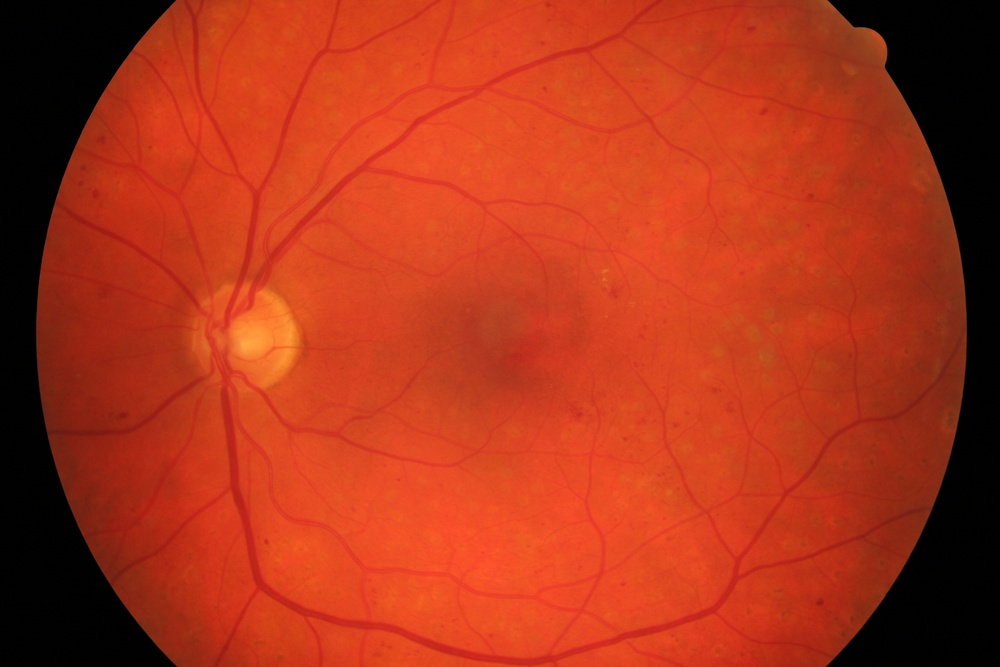
#> input picture files/images/01_dr.jpg, 1000 x 667 px, shrunk from 3504 x 2336 before the run
$ python -i ftlib.py   (imports and definitions only)   (Python 2 division)
#> lines starting #> are read from the running program, lines starting #| are printed output that depends on the picture
#> further down, picture is the input picture: shape (667, 1000, 3); mean B, G, R 25.5, 52.8, 172.2
import cv2
import numpy as np

show_images = 1

def fastThin(img_ori):
  obj = 0
  bg = 255
  img = img_ori.copy()
  if(show_images):
    cv2.imshow('pre morphology',img)
  img = morphology(img)
  cleanCorners(img)
  if(show_images):
    cv2.imshow('morphology',img)
  eraseTwoByTwos(img)
  if(show_images):
    cv2.imshow('morphology + eraseTwoByTwos',img)
  eraseLadders(img)
  if(show_images):
    cv2.imshow('morphology + eraseTwoByTwos + eraseLadders',img)
  return img

def morphology(img):
  # inverts the image to execute easier operations (sum and subtraction)
  a, img = cv2.threshold(img,100,255,cv2.THRESH_BINARY_INV)
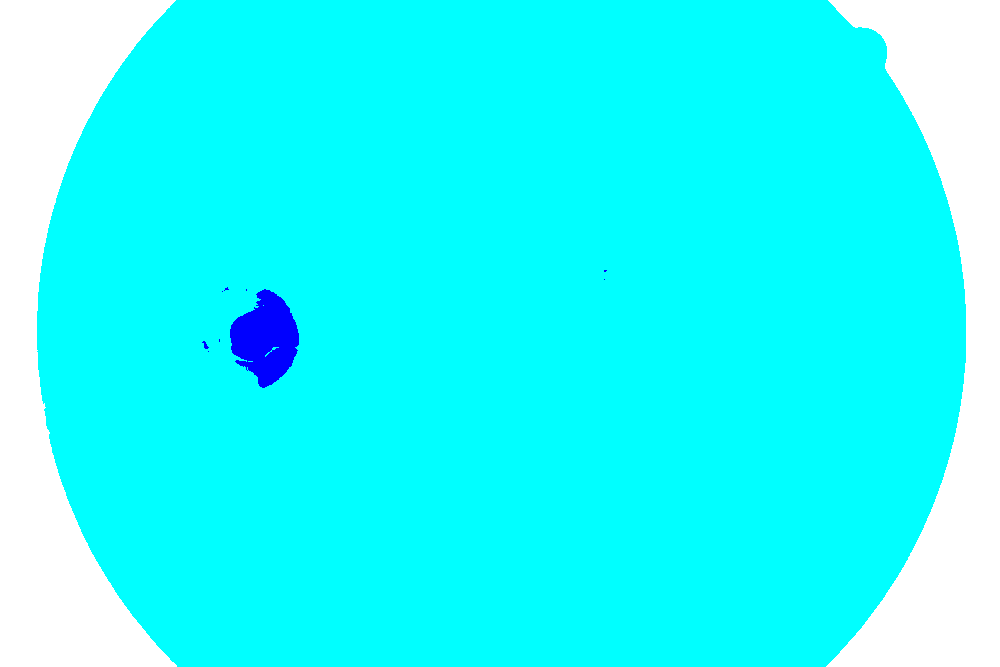
#> img: shape (667, 1000, 3); mean of channels 0, 1, 2 255, 253.3, 40; drawn as B, G, R
  # generates 3 by 3 cross kernel
  kernel = cv2.getStructuringElement(cv2.MORPH_CROSS,(3,3))
  # iteration counter
  iteration = 0

  while 1:
    iteration += 1
    print "Running iteration",iteration,"of morphology" # "Running iteration x"
    #erosion
    last_img = img.copy()
    ero = cv2.erode(img,kernel,iterations = 1)
    #dilation
    dil = cv2.dilate(ero,kernel,iterations = 1)
    # result = original - dilated + eroded
    img -= dil
    img += ero
    # ends loop if result is the same from last iteration
    if cv2.compare(img, last_img, cv2.CMP_EQ).all():
      break
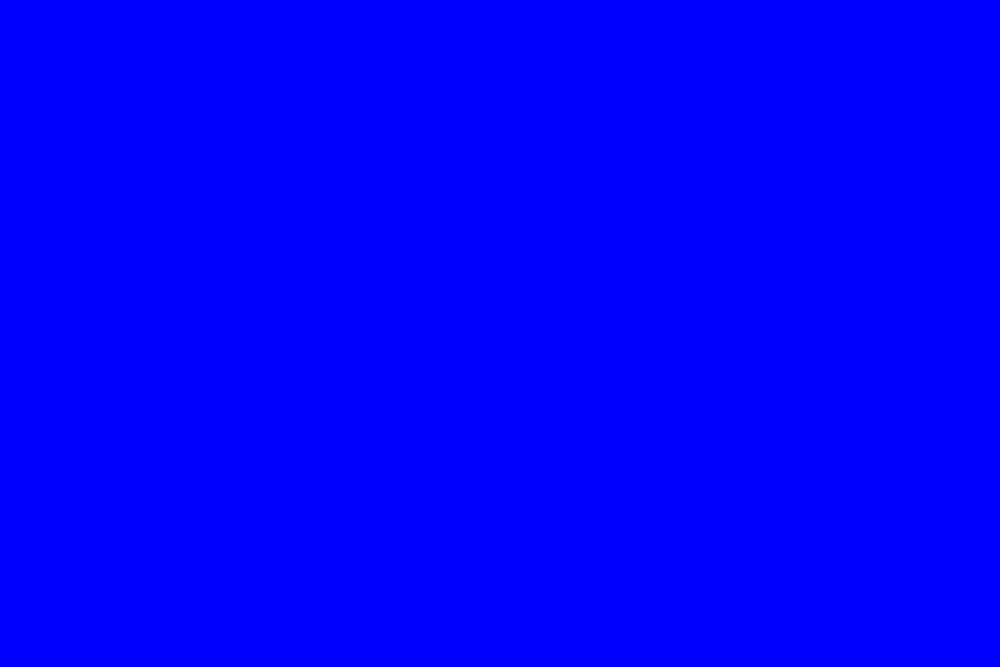
#> ero: shape (667, 1000, 3); mean of channels 0, 1, 2 255, 0, 0; drawn as B, G, R
#> after the loop, iteration = 782
  a, img = cv2.threshold(img,100,255,cv2.THRESH_BINARY_INV) # inverts back the image
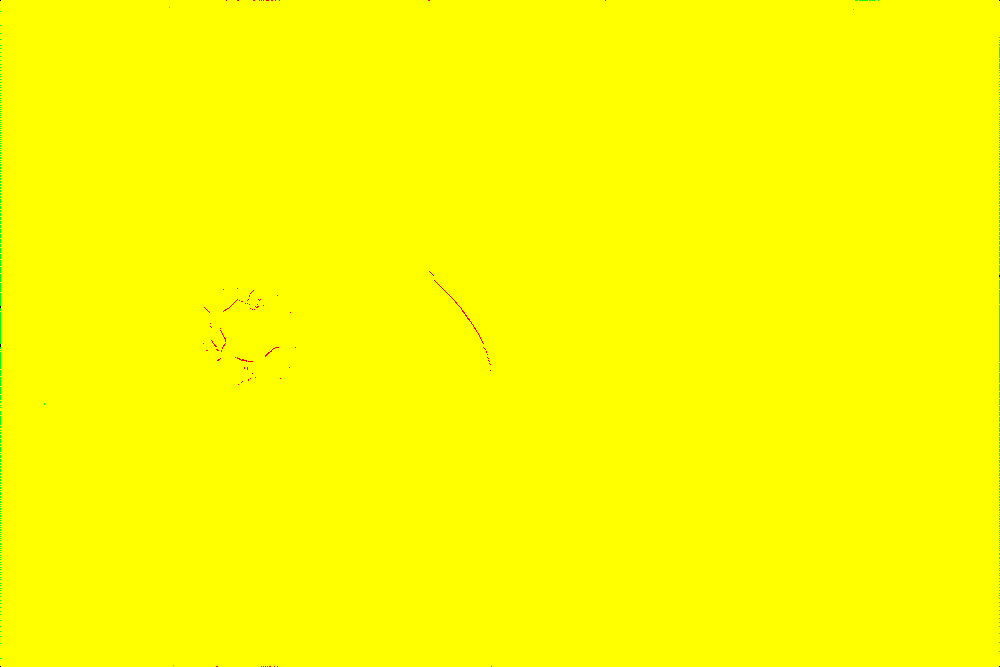
#> img: shape (667, 1000, 3); mean of channels 0, 1, 2 0, 254.9, 254.7; drawn as B, G, R
  return img

# came up with this one by myself, if anyone finds a better way of detecting/reducing interest areas please tell me
def eraseTwoByTwos(img):
  altura = img.shape[0]
  largura = img.shape[1]
  obj = 0
  bg = 255
  for y in xrange(1,altura-2):
    for x in xrange(1,largura-2):
      #centrais
      c1 = img[y,x]
      c2 = img[y,x+1]
      c3 = img[y+1,x]
      c4 = img[y+1,x+1]
      if(c1 == obj and c2 == obj and c3 == obj and c4 == obj):
        if img[y-1,x-1]!=obj:
          img[y,x] = bg
          pass
        elif img[y-1,x+2]!=obj:
          img[y,x+1]=bg
          pass
        elif img[y+2,x-1]!=obj:
          img[y+1,x]=bg
          pass
        elif img[y+2,x+2]!=obj:
          img[y+1,x+1]=bg
          pass
        #vizinhos
        v1  = img[y-1,x-1]
        v2  = img[y-1,x]
        v3  = img[y-1,x+1]
        v4  = img[y-1,x+2]
        v5  = img[y,x+2]
        v6  = img[y+1,x+2]
        v7  = img[y+2,x+2]
        v8  = img[y+2,x+1]
        v9  = img[y+2,x]
        v10 = img[y+2,x-1]
        v11 = img[y+1,x-1]
        v12 = img[y,x-1]
        vizinhos = [v12,v1,v2,v3,v4,v5,v6,v7,v8,v9,v10,v11]

# sets the borders of the image as bg
def cleanCorners(img):
  altura = img.shape[0]
#> altura = 667
  largura = img.shape[1]
#> largura = 1000
  bg = 255
  img[0:altura,0] = bg
  img[0,0:largura] = bg
  img[0:altura,largura-1] = bg
  img[altura-1,0:largura] = bg
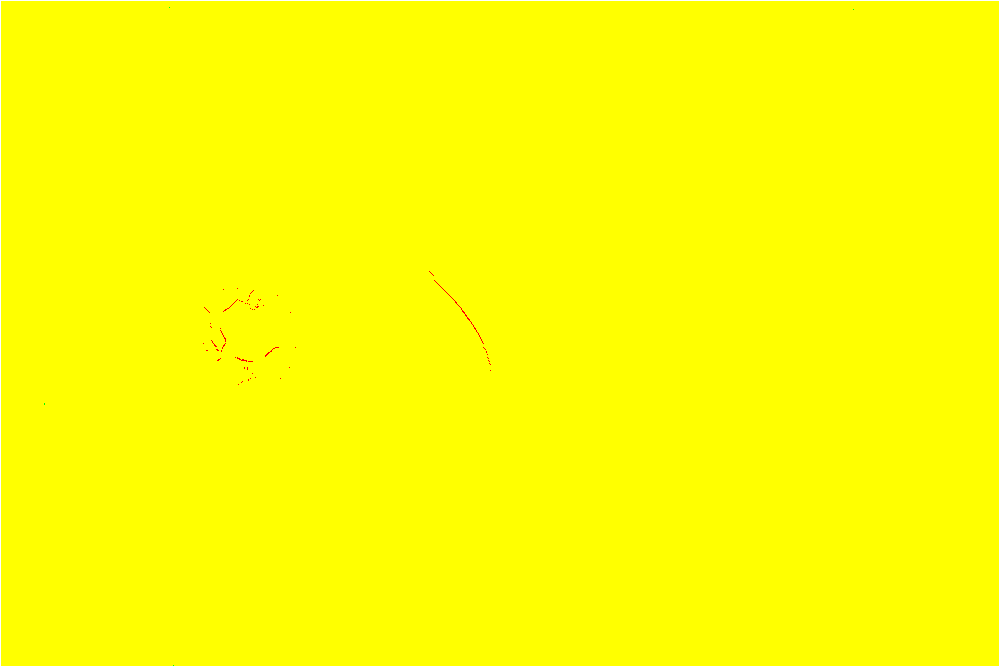
#> img: shape (667, 1000, 3); mean of channels 0, 1, 2 1.3, 254.9, 255; drawn as B, G, R

# used in Zhang Suen algorithms to eliminate undesired corners
# [43 lines left out: function eraseLadders, not called in this run]

>>> import cv2
>>> picture = cv2.imread('../images/01_dr.jpg')
>>> result = fastThin(picture)
#> (the run stopped early here; a loop or call above may not have finished)
